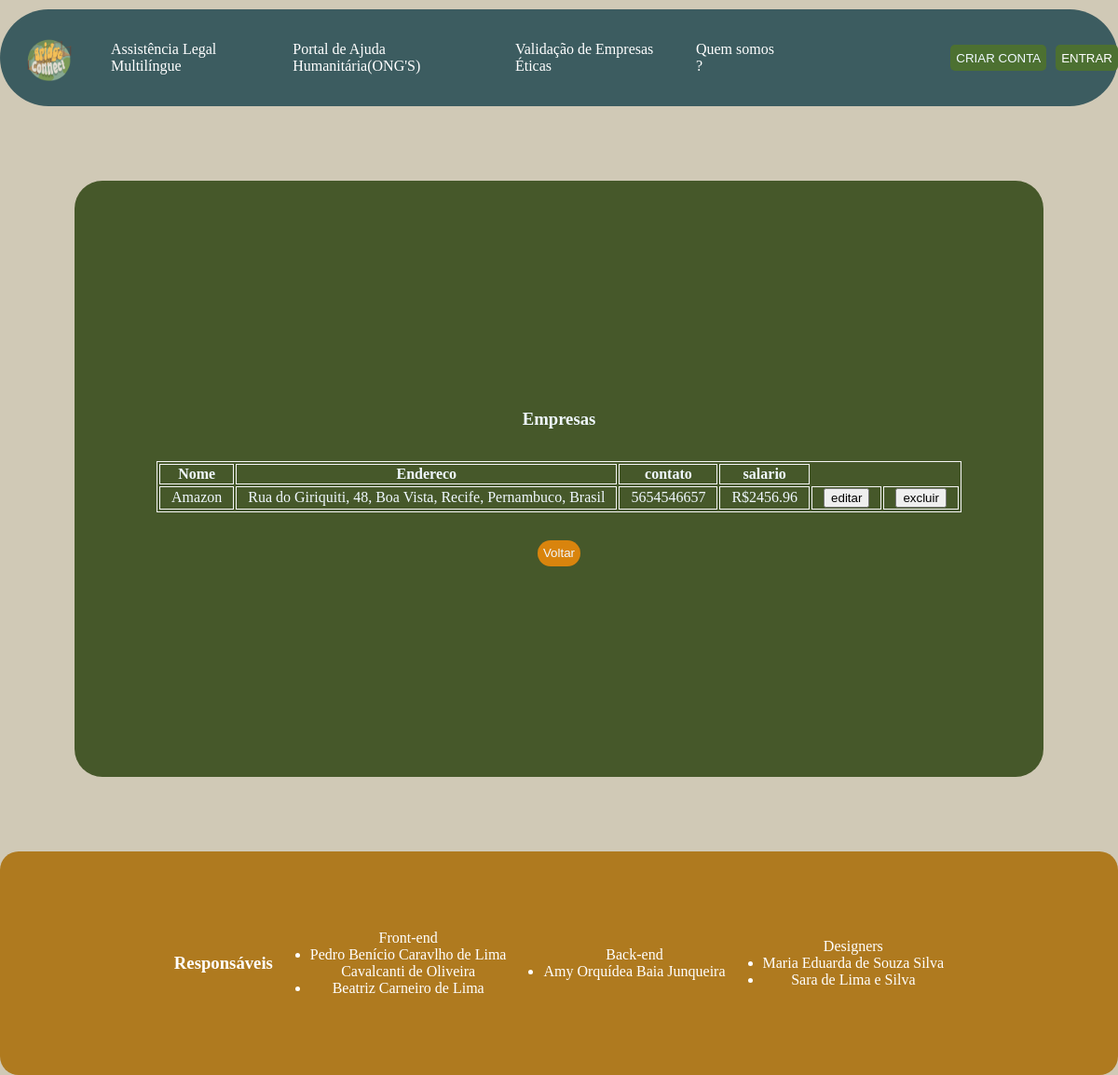
Page /lista/empresas on the committed database.
### app.py (models this page shows)
class Empresas(db.Model):
    id = db.Column(db.Integer, primary_key=True, autoincrement=True)
    nome = db.Column(db.String(80), nullable=False)
    salario = db.Column(db.Float(4.2), nullable=False)
    especificacoes = db.Column(db.String(120), nullable=False)
    endereco = db.Column(db.String(120), nullable=False)
    contato = db.Column(db.String(20), nullable=False)

### app.py (the view)
@app.route('/lista/empresas', methods=['GET'])
def listarEmpresas():
    empresas = Empresas.query.all()
    return render_template('listaEmpresas.html', empresas=empresas)

### templates/listaEmpresas.html (shortened to what this page needs)
<!DOCTYPE html>
<html lang="en">
<head>
    <link rel="stylesheet" href="/static/lista.css">
</head>
<body>
     <header>
        <img src="/static/img/Spring_20250724_073124_0000.png" alt="Logo" >
          <div class="links">
        <a href="#Assistencia_Legal">Assistência Legal Multilíngue</a>
        <a href="#Portal_De_Ajuda">Portal de Ajuda Humanitária(ONG'S)</a>
        <a href="#Validacao_De_Empresas">Validação de Empresas Éticas</a>
        <a href="#Quem_Somos">Quem somos ?</a>
          </div>
        <div class="botoes">
            <a href="/cadastro/usuario" target="_blank"><button class="criarconta">CRIAR CONTA</button></a>
          <a href="login.html"target="_blank"><button class="entrar">ENTRAR</button></a>
        </div>
    </header>
    <aside>
         <section id="SaibaMais_AssistenciaLegal">
            <h1>Empresas</h1>
            <table>
                <tr>
                    <th> Nome </th>
                    <th> Endereco </th>
                    <th> contato </th>
                    <th> salario </th>
                </tr>
                {%for e in empresas%}
                <tr>
                    <td>{{e.nome}}</td>
                    <td>{{e.endereco}}</td>
                    <td>{{e.contato}}</td>
                    <td>R${{e.salario}}</td>
                    <td><a href="/edit/empresa/{{e.id}}"><button>editar</button></a></td>
                    <td><a href="/delete/empresa/{{e.id}}"><button>excluir</button></a></td>
                </tr>
                {% endfor %}
            </table>
            <button id="VoltarAdvogado" onclick="">Voltar</button>
        </section>
    </aside>
    <footer>
        <h3>Responsáveis</h3><br>
        <ul>Front-end
            <li>Pedro Benício Caravlho de Lima <br>
                Cavalcanti de Oliveira</li>
            <li>Beatriz Carneiro de Lima</li>
        </ul>
        <ul>Back-end
            <li>Amy Orquídea Baia Junqueira</li>
        </ul>
        <ul>Designers
            <li>Maria Eduarda de Souza Silva</li>
            <li>Sara de Lima e Silva</li>
        </ul>
    </footer>
</body>
</html>

### static/lista.css (style rules this page uses)
body { background-color: #d0c9b6; margin: auto; height: 100vh; width: auto; }
header { background-color: #3C5C60; height: 13vh; display: flex; margin: 10px 0 0 0; border-radius: 10vh; }
.links { display: flex; justify-content: space-around; align-items: center; width: auto; text-decoration: none; font-size: medium; padding: 15px; color: white; gap: 20px; }
.links a { text-decoration: none; color: white; }
.botoes { display: flex; justify-content: flex-end; align-items: center; width: 32%; gap: 10px; }
.criarconta, .entrar { background-color: #4C7031; border-radius: 5px; height: 3.5vh; color: aliceblue; border: none; }
.entrar { color: white; }
footer { background-color: #AF7A1F; height: 30vh; display: flex; align-items: center; justify-content: center; text-align: center; margin: 0; border-radius: 20px; color: white }
table,th,td { border: 1px, whitesmoke, solid }
td { padding-right: 12px; padding-left: 12px; }
#Cadastrar_de_advogados, #VoltarAdvogado,#listar { background-color: #D9840D; border-radius: 30px; height: 3.5vh; color: aliceblue; border: none; display: flex; justify-content: center; align-items: center; gap: 15px; margin-top: 15px; }
#SaibaMais_AssistenciaLegal { background-color: #46582A; border-radius: 30px; height: 80vh; color: aliceblue; border: none; margin-left: 10vh; margin: 10vh; justify-content: center; align-items: center; display: flex; flex-direction: column; gap: 15px; text-align: center; }

### rows in the picture
Empresas: nome "Amazon", endereco "Rua do Giriquiti, 48, Boa Vista, Recife, Pernambuco, Brasil", contato "5654546657", salario "2456.96"
